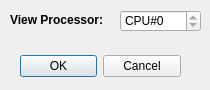
<?xml version="1.0" encoding="UTF-8"?>
<ui version="4.0">
 <class>ViewProcessorInit</class>
 <widget class="QDialog" name="ViewProcessorInit">
  <property name="geometry">
   <rect>
    <x>0</x>
    <y>0</y>
    <width>210</width>
    <height>90</height>
   </rect>
  </property>
  <property name="windowTitle">
   <string>Select Processor</string>
  </property>
  <widget class="QDialogButtonBox" name="buttonBox">
   <property name="geometry">
    <rect>
     <x>20</x>
     <y>50</y>
     <width>161</width>
     <height>32</height>
    </rect>
   </property>
   <property name="orientation">
    <enum>Qt::Horizontal</enum>
   </property>
   <property name="standardButtons">
    <set>QDialogButtonBox::Cancel|QDialogButtonBox::Ok</set>
   </property>
  </widget>
  <widget class="QLabel" name="label">
   <property name="geometry">
    <rect>
     <x>10</x>
     <y>10</y>
     <width>111</width>
     <height>21</height>
    </rect>
   </property>
   <property name="text">
    <string>&lt;b&gt;View Processor:&lt;/b&gt;</string>
   </property>
  </widget>
  <widget class="QSpinBox" name="cpuSelector">
   <property name="geometry">
    <rect>
     <x>120</x>
     <y>10</y>
     <width>81</width>
     <height>22</height>
    </rect>
   </property>
   <property name="prefix">
    <string>CPU#</string>
   </property>
   <property name="maximum">
    <number>0</number>
   </property>
  </widget>
 </widget>
 <resources/>
 <connections>
  <connection>
   <sender>buttonBox</sender>
   <signal>accepted()</signal>
   <receiver>ViewProcessorInit</receiver>
   <slot>accept()</slot>
   <hints>
    <hint type="sourcelabel">
     <x>248</x>
     <y>254</y>
    </hint>
    <hint type="destinationlabel">
     <x>157</x>
     <y>274</y>
    </hint>
   </hints>
  </connection>
  <connection>
   <sender>buttonBox</sender>
   <signal>rejected()</signal>
   <receiver>ViewProcessorInit</receiver>
   <slot>reject()</slot>
   <hints>
    <hint type="sourcelabel">
     <x>316</x>
     <y>260</y>
    </hint>
    <hint type="destinationlabel">
     <x>286</x>
     <y>274</y>
    </hint>
   </hints>
  </connection>
 </connections>
</ui>
